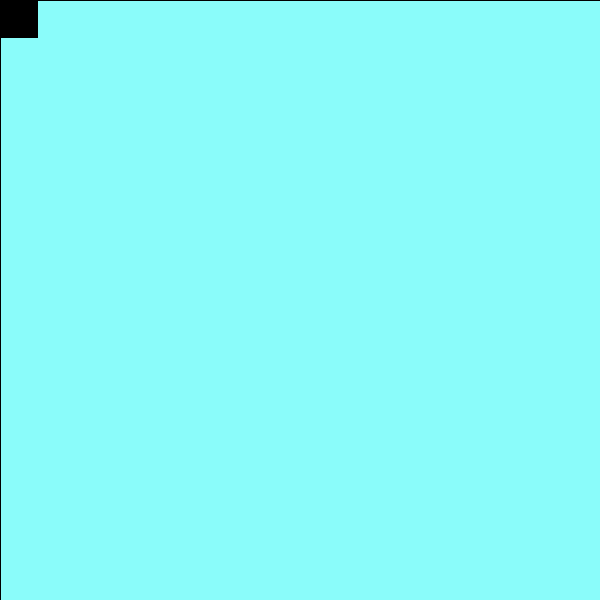
Frame 1 (no input)
Frame 60 (the mouse pressed at the canvas centre just before this capture): identical to frame 1, image omitted
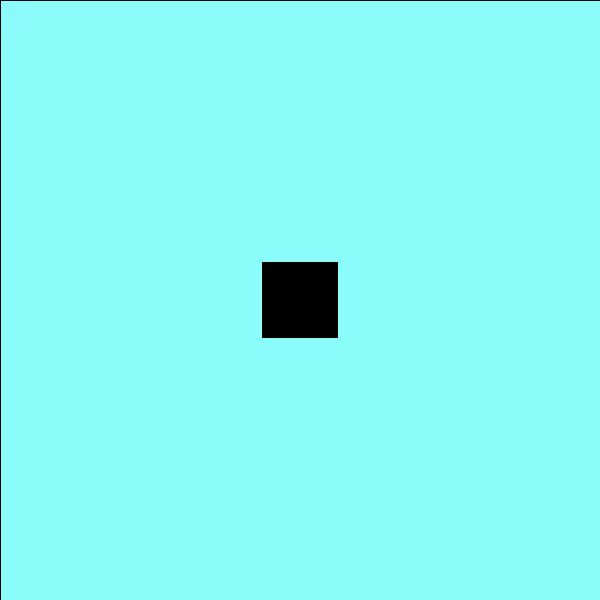
Frame 120 (the mouse held since frame 60 and released just before this capture)

The Processing sketch that drew these frames (run headless with seeded random() and noise(); from frame 60 on, the mouse is pressed at the canvas centre):

// Processing sketch: processing_96602
// ── processing_96602.pde

//El color ha sido definido como colorRect= color del rectángulo
color colorRect;
float angle;

void setup()

{

size (600,600);
background (138,252,250);
//Para que el ratón se situe en el centro del rectángulo
rectMode(CENTER);

}

void draw()

{

fill(138,252,250,75); 
// Para que la ristra del rectángulo desaparezca de forma gradual
rect(width/2, height/2, width, height);
// Para cambiar el origen del 0,0 a la posición del ratón
translate(mouseX,mouseY);
// Ángulo de rotacion del rectángulo
angle=atan2(mouseX,mouseY);
// Para que el rectángulo gire sobre si mismo// 10* para que el efecto sea más visible
rotate(10*angle);
fill(colorRect);
// Como hemos cambiado el origen de coordenadas al ratón en X y Y, lo situamos en el 0,0
rect(0,0,75,75); 

 
}

//Cuando se pincha con el ratón cambia de color el rectángulo
void mouseClicked()

{ 
  
//Se define el colorRect: para que sea un color aleatorio cada vez que se pincha con el ratón
colorRect=color(random(255),random(255), random(255));

}
